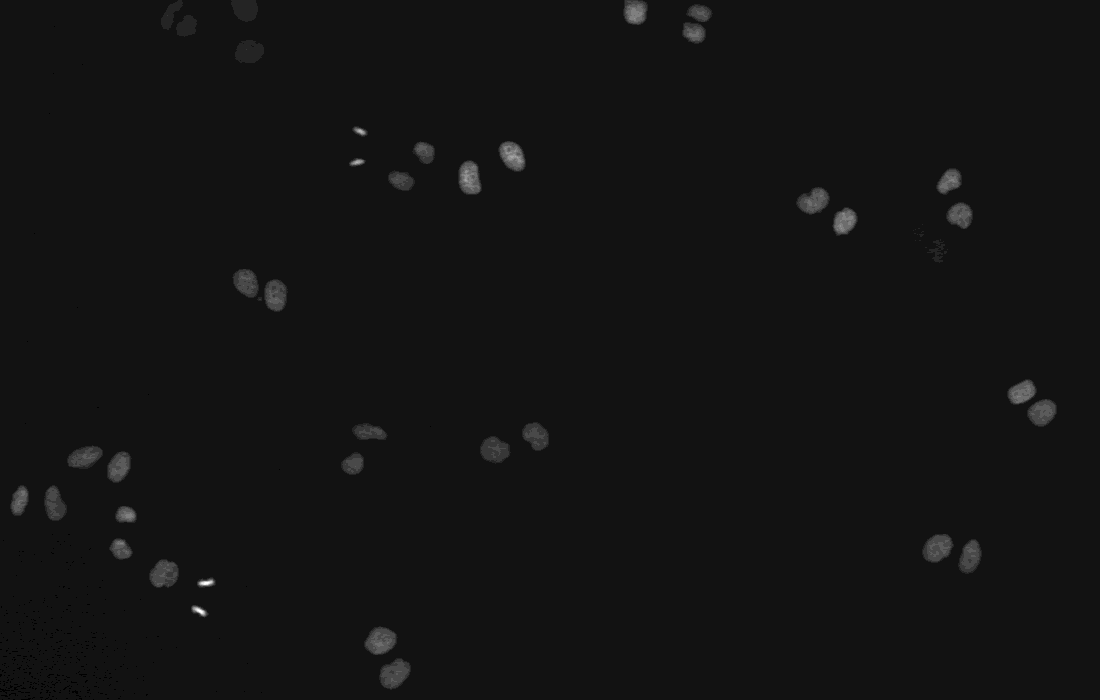
#> input picture images/puit01_clean/t004.tif, 1100 x 700 px, found by its file name
$ python tester_fonctions.py
#> lines starting #> are read from the running program, lines starting #| are printed output that depends on the picture; after the words box and inside, x2 and y2 are one past the last pixel; in counts of white or black regions, pixels touching at a corner belong together
import numpy as np
import cv2 as cv
import sys
from matplotlib import pyplot as plt

path = 'images/puit02/t004.tif'
img = cv.imread(path, cv.IMREAD_GRAYSCALE)
#> img is the input picture: shape (700, 1100); min 0, max 255, mean 19.2
if img is None:
    sys.exit("Could not read the image.")
#window_name = 'Display window'
blurred_img = cv.GaussianBlur(img,(11,11),0)
th2=cv.adaptiveThreshold(blurred_img,255,cv.ADAPTIVE_THRESH_MEAN_C,cv.THRESH_BINARY_INV,11,1)
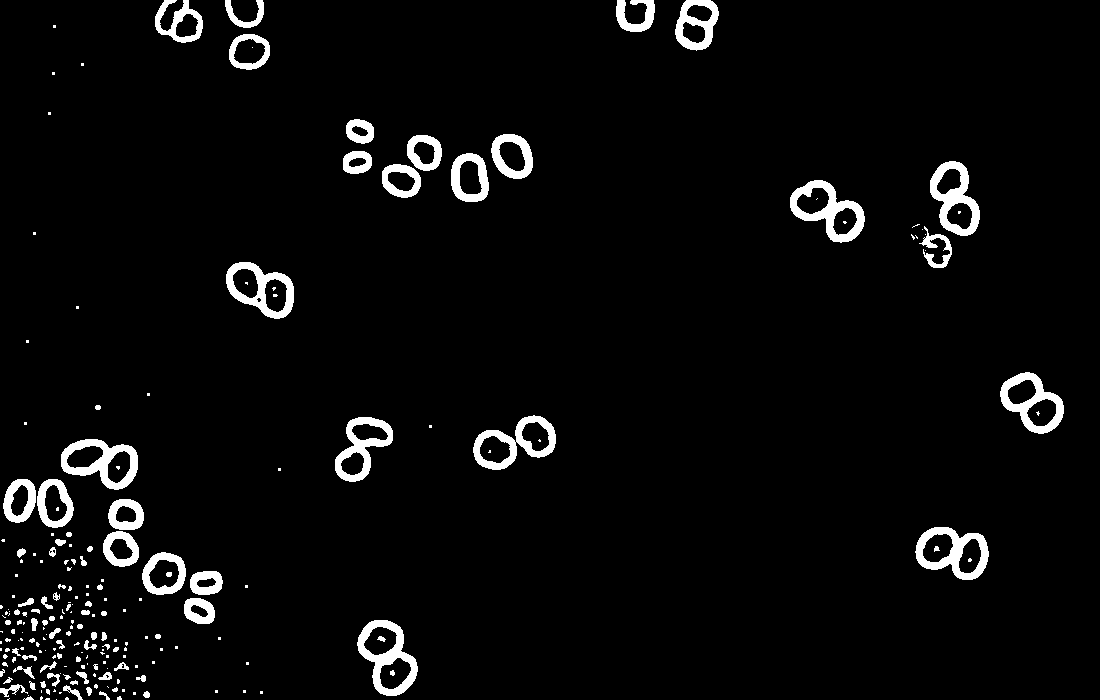
#> th2: shape (700, 1100); 4.1% white; 221 white regions (131 under 20 px), largest, box (x1, y1, x2, y2) and area: (790, 180, 865, 243) 1764, (357, 620, 418, 696) 1743, (915, 527, 989, 580) 1676
th3=cv.adaptiveThreshold(blurred_img,255,cv.ADAPTIVE_THRESH_MEAN_C,cv.THRESH_BINARY_INV,11,8)
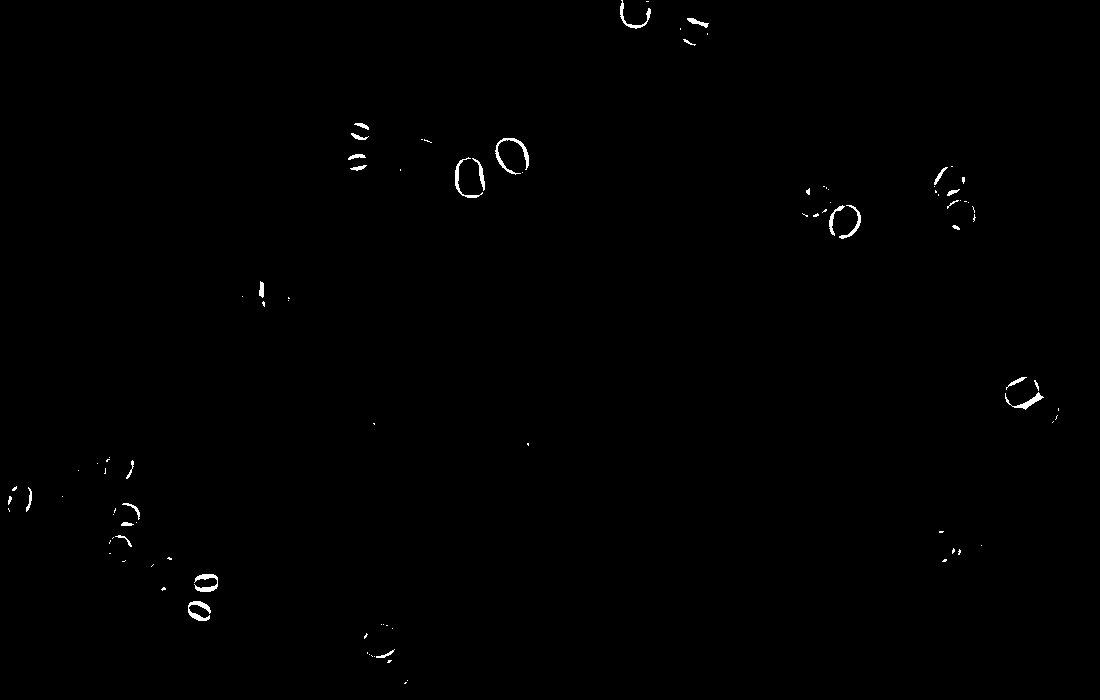
#> th3: shape (700, 1100); 0.38% white; 98 white regions (68 under 20 px), largest, box (x1, y1, x2, y2) and area: (495, 138, 529, 175) 281, (188, 601, 211, 621) 212, (194, 574, 218, 592) 210

kernel = cv.getStructuringElement(cv.MORPH_RECT, (5,5))
closed = cv.morphologyEx(th2, cv.MORPH_CLOSE, kernel)
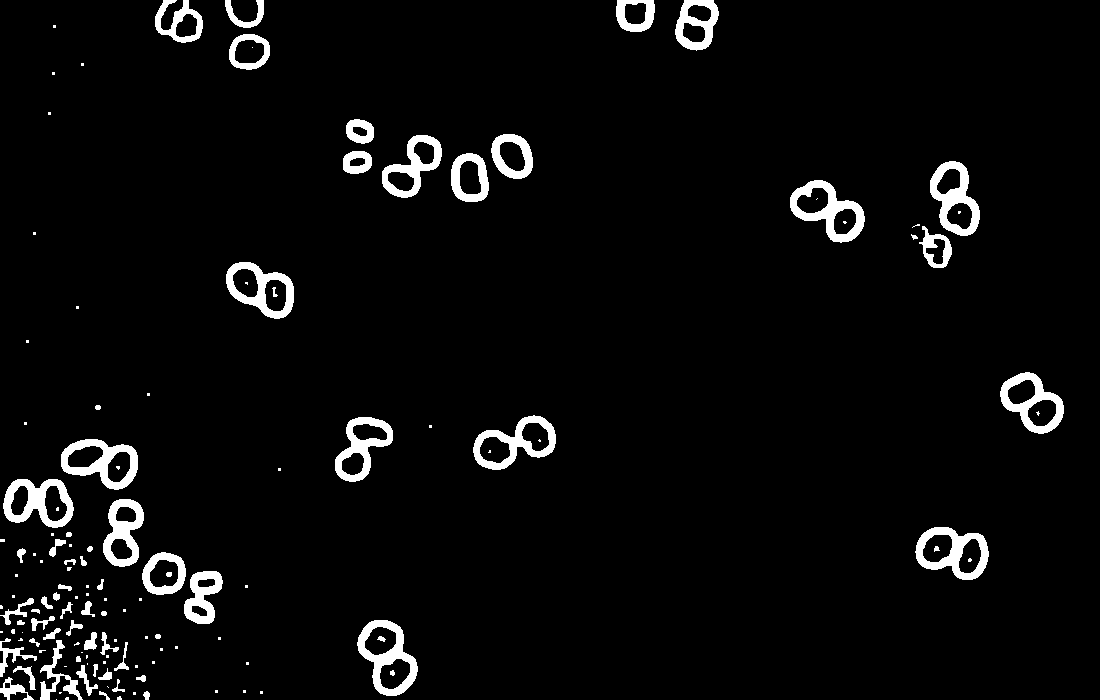
#> closed: shape (700, 1100); 4.3% white; 135 white regions (68 under 20 px), largest, box (x1, y1, x2, y2) and area: (790, 180, 865, 243) 1792, (357, 620, 418, 696) 1764, (915, 527, 989, 580) 1696

images = [img,blurred_img,th2,th3]
for i in range(4):
    plt.subplot(2,2,i+1),
    plt.imshow( images[i],'gray')
    plt.xticks([]),plt.yticks([])
plt.show()
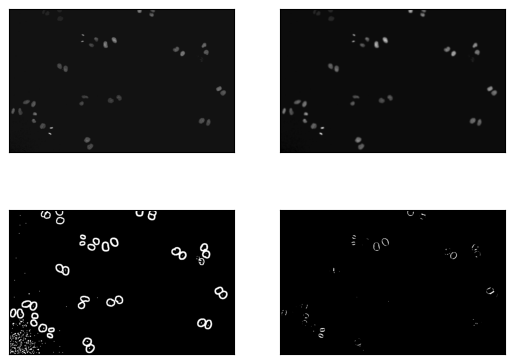
#> figure drawn by matplotlib, 4 panels
